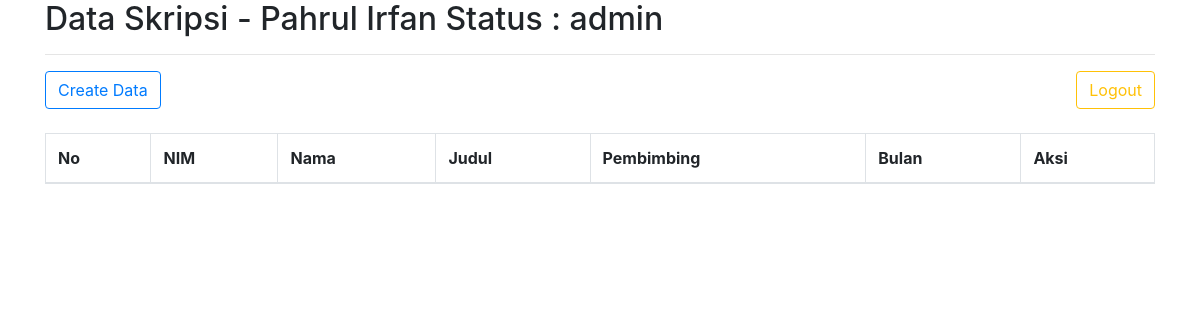
The app's page /index.php (signed in), older data.
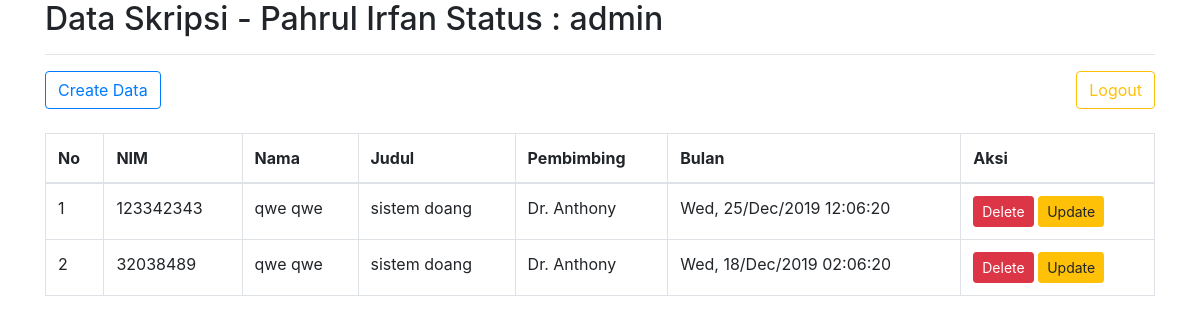
The same page, newer data.
### tables this page shows
CREATE TABLE `skripsi` (
  `id` int(11) NOT NULL,
  `nim` varchar(10) NOT NULL,
  `nama` varchar(50) NOT NULL,
  `judul` varchar(255) NOT NULL,
  `pembimbing` varchar(50) NOT NULL,
  `create_at` datetime NOT NULL
);

### index.php (the view, shortened to what this page needs)
<?php
require 'connect.php';
?>
<!doctype html>
<html>
<head>
    <link rel="stylesheet" href="../P4/bootstrap/css/bootstrap.min.css">
</head>
<body>
<div class="container">
    <h2>Data Skripsi - <?php echo $_SESSION['nama'] . ' Status : ' . $_SESSION['status']; ?></h2>
    <hr>
    <a href="create.php" class="btn btn-outline-primary">Create Data</a>
    <a href="logout.php" class="btn btn-outline-warning float-right">Logout</a>
    <br> <br>
    <table class="table table-bordered" border="1" width="70%">
        <thead>
        <tr>
            <th>No</th>
            <th>NIM</th>
            <th>Nama</th>
            <th>Judul</th>
            <th>Pembimbing</th>
            <th>Bulan</th>
            <th>Aksi</th>
        </tr>
        </thead>
        <tbody>
        <?php
        $query = mysqli_query($koneksi, "select * from skripsi ORDER BY create_at desc ");
        $no = 1;
        while ($data = mysqli_fetch_array($query)) :
            ?>
            <tr>
                <td><?= $no++ ?></td>
                <td><?php echo $data['nim']; ?> </td>
                <td><?= $data['nama']; ?> </td>
                <td><?= $data['judul']; ?> </td>
                <td><?= $data['pembimbing']; ?> </td>
                <td><?= date('D, d/M/Y H:i:s', strtotime($data['create_at'])); ?></td>
                <td>
                    <?php if ($_SESSION['status'] == 'admin') { ?>
                        <a class="btn btn-danger btn-sm" onclick="return confirm('Yakin ?')"
                           href="delete.php?id=<?= $data['id']; ?>">Delete</a>
                    <?php } ?>
                    <a class="btn btn-warning btn-sm" href="update.php?id=<?= $data['id']; ?>">Update</a>
                </td>
            </tr>
        <?php
        endwhile;
        ?>
        </tbody>
    </table>
</div>
</body>
</html>

Row changes from the older to the newer data that the page shows:
added skripsi: nim "123342343", nama "qwe qwe", judul "sistem doang", pembimbing "Dr. Anthony", create_at "Wed, 25/Dec/2019 12:06:20"
added skripsi: nim "32038489", nama "qwe qwe", judul "sistem doang", pembimbing "Dr. Anthony", create_at "Wed, 18/Dec/2019 02:06:20"
